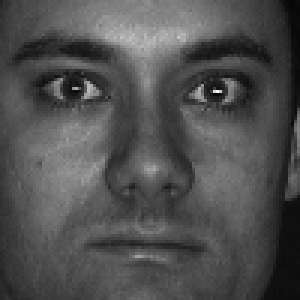
%> input picture PIE_Nolight/1/7.bmp, 100 x 100 px (shown 3 times larger)
$ octave --eval "result = prepareCellData;"   (GNU Octave 9; MATLAB toolbox functions it lacks are replaced by stand-ins)
%> lines starting %> are read from the running program, lines starting %| are printed output that depends on the picture
function X = prepareCellData()
for i = 1 : 65
    face = [];
    temp = double(imread(['./PIE_Nolight/',num2str(i),'/7.bmp']));
%> temp: size 100x100 double; min 6, max 242, mean 79.7; mean of the top-left, top-right, bottom-left and bottom-right quarters 88.6, 75.2, 85.3, 69.7
    face(:,1) = temp(:);
    temp = double(imread(['./PIE_Nolight/',num2str(i),'/10.bmp']));
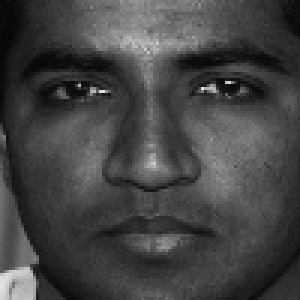
%> input picture PIE_Nolight/11/10.bmp, 100 x 100 px (shown 3 times larger)
%> temp: size 100x100 double; min 5, max 229, mean 67.5; mean of the top-left, top-right, bottom-left and bottom-right quarters 63.7, 72.1, 66.5, 67.7
    face(:,2) = temp(:);
    temp = double(imread(['./PIE_Nolight/',num2str(i),'/19.bmp']));
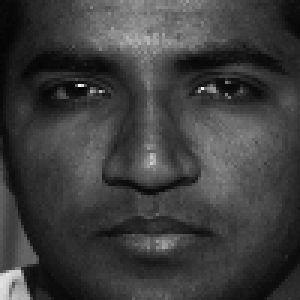
%> input picture PIE_Nolight/11/19.bmp, 100 x 100 px (shown 3 times larger)
%> temp: size 100x100 double; min 3, max 253, mean 61.3; mean of the top-left, top-right, bottom-left and bottom-right quarters 58.5, 68.2, 56.9, 61.6
    face(:,3) = temp(:);
    X(i) = {face};
end
